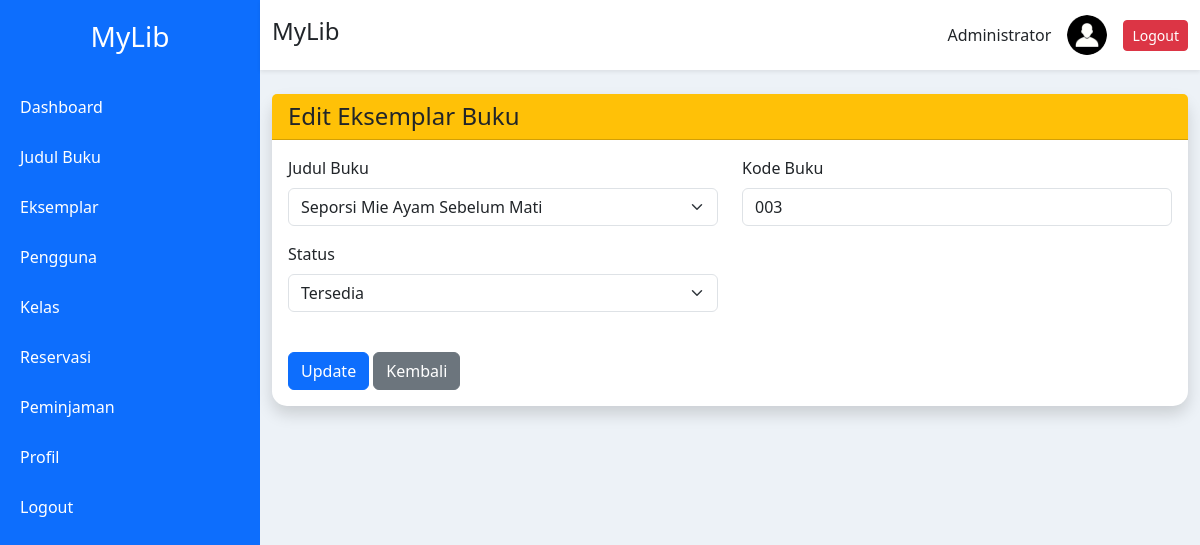
The app's page /admin/eksemplar/edit.php?id=4 (signed in) with its own data.
### tables this page shows
CREATE TABLE `eksemplar_buku` (
  `id` int NOT NULL,
  `judul_id` int NOT NULL,
  `kode_buku` varchar(30) NOT NULL,
  `status` enum('Tersedia','Dipinjam','Rusak','Hilang') DEFAULT 'Tersedia',
  `created_at` timestamp NULL DEFAULT CURRENT_TIMESTAMP
);

CREATE TABLE `judul_buku` (
  `id` int NOT NULL,
  `judul` varchar(200) NOT NULL,
  `penulis` varchar(100) NOT NULL,
  `penerbit` varchar(100) NOT NULL,
  `tahun` year NOT NULL,
  `isbn` varchar(30) DEFAULT NULL,
  `kategori` varchar(100) DEFAULT NULL,
  `rak` varchar(50) DEFAULT NULL,
  `sinopsis` text,
  `cover` varchar(255) DEFAULT 'default-book.png',
  `created_at` timestamp NULL DEFAULT CURRENT_TIMESTAMP
);

### admin/eksemplar/edit.php (the view, shortened to what this page needs)
<?php
require "../../config/koneksi.php";
$id = (int)$_GET['id'];
$data = mysqli_query($koneksi,"
SELECT *
FROM eksemplar_buku
WHERE id='$id'
");
$eksemplar = mysqli_fetch_assoc($data);
$judul = mysqli_query($koneksi,"
SELECT *
FROM judul_buku
ORDER BY judul ASC
");
include "../../templates/header.php";
?>
<?php include "../../templates/sidebar_admin.php"; ?>
<div class="main">
<?php include "../../templates/navbar.php"; ?>
<div class="container mt-4">
<div class="card shadow">
<div class="card-header bg-warning">
<h4 class="mb-0">
Edit Eksemplar Buku
</h4>
</div>
<div class="card-body">
<form method="POST">
<div class="row">
<div class="col-md-6 mb-3">
<label class="form-label">
Judul Buku
</label>
<select
name="judul_id"
class="form-select"
required>
<?php
while($j=mysqli_fetch_assoc($judul)){
?>
<option
value="<?= $j['id']; ?>"
<?php
if($j['id']==$eksemplar['judul_id']){
echo "selected";
}
?>
>
<?= htmlspecialchars($j['judul']); ?>
</option>
<?php } ?>
</select>
</div>
<div class="col-md-6 mb-3">
<label class="form-label">
Kode Buku
</label>
<input
type="text"
name="kode_buku"
class="form-control"
value="<?= htmlspecialchars($eksemplar['kode_buku']); ?>"
required>
</div>
<div class="col-md-6 mb-3">
<label class="form-label">
Status
</label>
<select
name="status"
class="form-select"
required>
<option
value="Tersedia"
<?= ($eksemplar['status']=="Tersedia")?'selected':''; ?>
>
Tersedia
</option>
</select>
</div>
<div class="col-12 mt-4">
<button
type="submit"
name="update"
class="btn btn-primary">
Update
</button>
<a
href="index.php"
class="btn btn-secondary">
Kembali
</a>
</div>
</div>
</form>
</div>
</div>
<?php include "../../templates/footer.php"; ?>

### templates/header.php (style rules this page uses)
body { background:#edf2f7; font-family:Segoe UI; }
.main { margin-left:260px; }
.card { border:none; border-radius:15px; }

### records on screen
eksemplar_buku: judul_id "Seporsi Mie Ayam Sebelum Mati", kode_buku "003", status "Tersedia"

### other values on screen
$_SESSION['nama'] "Administrator"
